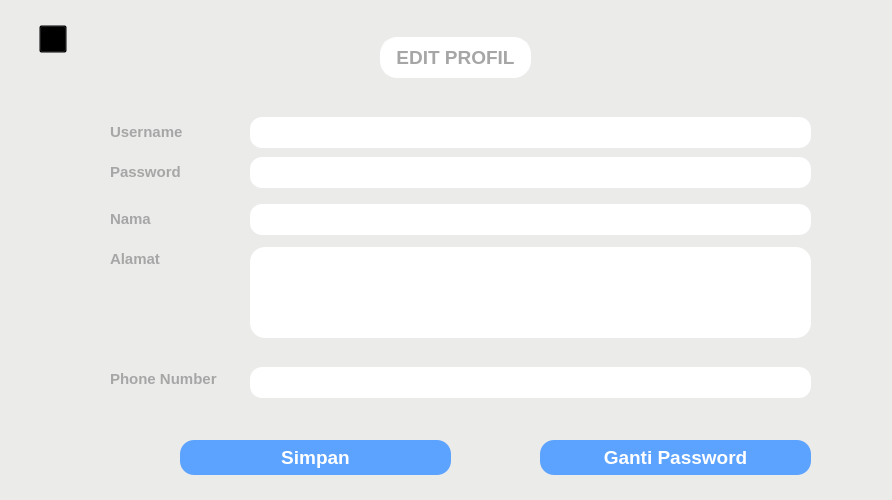
<?xml version="1.0" encoding="UTF-8"?>
<ui version="4.0">
 <class>Form</class>
 <widget class="QWidget" name="Form">
  <property name="geometry">
   <rect>
    <x>0</x>
    <y>0</y>
    <width>892</width>
    <height>500</height>
   </rect>
  </property>
  <property name="windowTitle">
   <string>EDIT PROFIL</string>
  </property>
  <property name="windowIcon">
   <iconset resource="../Resources_rc/resources.qrc">
    <normaloff>:/LogoAndWindowsIcon/Aset/LogoIconSolusiku-final.png</normaloff>:/LogoAndWindowsIcon/Aset/LogoIconSolusiku-final.png</iconset>
  </property>
  <property name="styleSheet">
   <string notr="true">background-color: #ebebea;</string>
  </property>
  <widget class="QLineEdit" name="txtName">
   <property name="geometry">
    <rect>
     <x>250</x>
     <y>204</y>
     <width>561</width>
     <height>31</height>
    </rect>
   </property>
   <property name="font">
    <font>
     <family>Nirmala UI</family>
     <pointsize>10</pointsize>
    </font>
   </property>
   <property name="styleSheet">
    <string notr="true">color: #666666;
border-radius : 12px;
background-color: white;</string>
   </property>
   <property name="alignment">
    <set>Qt::AlignLeading|Qt::AlignLeft|Qt::AlignVCenter</set>
   </property>
  </widget>
  <widget class="QLabel" name="lb">
   <property name="geometry">
    <rect>
     <x>380</x>
     <y>37</y>
     <width>151</width>
     <height>41</height>
    </rect>
   </property>
   <property name="font">
    <font>
     <family>Nirmala UI</family>
     <pointsize>14</pointsize>
     <weight>75</weight>
     <bold>true</bold>
    </font>
   </property>
   <property name="styleSheet">
    <string notr="true">border: 1px solid #ffffff;
border-radius: 17px;
background-color: #ffffff;
color: #a6a6a6;</string>
   </property>
   <property name="text">
    <string>EDIT PROFIL</string>
   </property>
   <property name="alignment">
    <set>Qt::AlignCenter</set>
   </property>
  </widget>
  <widget class="QLineEdit" name="txtNumPhone">
   <property name="geometry">
    <rect>
     <x>250</x>
     <y>367</y>
     <width>561</width>
     <height>31</height>
    </rect>
   </property>
   <property name="font">
    <font>
     <family>Nirmala UI</family>
     <pointsize>10</pointsize>
    </font>
   </property>
   <property name="styleSheet">
    <string notr="true">color: #666666;
border-radius : 12px;
background-color: white;</string>
   </property>
   <property name="alignment">
    <set>Qt::AlignLeading|Qt::AlignLeft|Qt::AlignVCenter</set>
   </property>
  </widget>
  <widget class="QLineEdit" name="txtUsn">
   <property name="geometry">
    <rect>
     <x>250</x>
     <y>117</y>
     <width>561</width>
     <height>31</height>
    </rect>
   </property>
   <property name="font">
    <font>
     <family>Nirmala UI</family>
     <pointsize>10</pointsize>
    </font>
   </property>
   <property name="styleSheet">
    <string notr="true">border-radius : 12px;
background-color: white;
color: #666666;</string>
   </property>
   <property name="alignment">
    <set>Qt::AlignLeading|Qt::AlignLeft|Qt::AlignVCenter</set>
   </property>
   <property name="placeholderText">
    <string/>
   </property>
  </widget>
  <widget class="QLabel" name="label_4">
   <property name="geometry">
    <rect>
     <x>110</x>
     <y>237</y>
     <width>101</width>
     <height>31</height>
    </rect>
   </property>
   <property name="font">
    <font>
     <family>Nirmala UI</family>
     <pointsize>11</pointsize>
     <weight>75</weight>
     <bold>true</bold>
    </font>
   </property>
   <property name="styleSheet">
    <string notr="true">color: #a6a6a6;
background-color: transparent;</string>
   </property>
   <property name="text">
    <string>Alamat</string>
   </property>
   <property name="alignment">
    <set>Qt::AlignBottom|Qt::AlignLeading|Qt::AlignLeft</set>
   </property>
  </widget>
  <widget class="QLabel" name="label_5">
   <property name="geometry">
    <rect>
     <x>110</x>
     <y>357</y>
     <width>111</width>
     <height>31</height>
    </rect>
   </property>
   <property name="font">
    <font>
     <family>Nirmala UI</family>
     <pointsize>11</pointsize>
     <weight>75</weight>
     <bold>true</bold>
    </font>
   </property>
   <property name="styleSheet">
    <string notr="true">color: #a6a6a6;
background-color: transparent;</string>
   </property>
   <property name="text">
    <string>Phone Number</string>
   </property>
   <property name="alignment">
    <set>Qt::AlignBottom|Qt::AlignLeading|Qt::AlignLeft</set>
   </property>
  </widget>
  <widget class="QLabel" name="label">
   <property name="geometry">
    <rect>
     <x>110</x>
     <y>110</y>
     <width>81</width>
     <height>31</height>
    </rect>
   </property>
   <property name="font">
    <font>
     <family>Nirmala UI</family>
     <pointsize>11</pointsize>
     <weight>75</weight>
     <bold>true</bold>
    </font>
   </property>
   <property name="styleSheet">
    <string notr="true">color: #a6a6a6;</string>
   </property>
   <property name="text">
    <string>Username</string>
   </property>
   <property name="alignment">
    <set>Qt::AlignBottom|Qt::AlignLeading|Qt::AlignLeft</set>
   </property>
  </widget>
  <widget class="QTextEdit" name="txtAdress">
   <property name="geometry">
    <rect>
     <x>250</x>
     <y>247</y>
     <width>561</width>
     <height>91</height>
    </rect>
   </property>
   <property name="styleSheet">
    <string notr="true">color: #666666;
border-radius : 15px;
background-color: white;</string>
   </property>
  </widget>
  <widget class="QLabel" name="label_3">
   <property name="geometry">
    <rect>
     <x>110</x>
     <y>197</y>
     <width>101</width>
     <height>31</height>
    </rect>
   </property>
   <property name="font">
    <font>
     <family>Nirmala UI</family>
     <pointsize>11</pointsize>
     <weight>75</weight>
     <bold>true</bold>
    </font>
   </property>
   <property name="styleSheet">
    <string notr="true">color: #a6a6a6;</string>
   </property>
   <property name="text">
    <string>Nama</string>
   </property>
   <property name="alignment">
    <set>Qt::AlignBottom|Qt::AlignLeading|Qt::AlignLeft</set>
   </property>
  </widget>
  <widget class="QLineEdit" name="txtPass">
   <property name="geometry">
    <rect>
     <x>250</x>
     <y>157</y>
     <width>561</width>
     <height>31</height>
    </rect>
   </property>
   <property name="font">
    <font>
     <family>Nirmala UI</family>
     <pointsize>10</pointsize>
    </font>
   </property>
   <property name="styleSheet">
    <string notr="true">color: #666666;
border-radius : 12px;
background-color: white;</string>
   </property>
   <property name="alignment">
    <set>Qt::AlignLeading|Qt::AlignLeft|Qt::AlignVCenter</set>
   </property>
   <property name="placeholderText">
    <string/>
   </property>
  </widget>
  <widget class="QLabel" name="label_2">
   <property name="geometry">
    <rect>
     <x>110</x>
     <y>150</y>
     <width>81</width>
     <height>31</height>
    </rect>
   </property>
   <property name="font">
    <font>
     <family>Nirmala UI</family>
     <pointsize>11</pointsize>
     <weight>75</weight>
     <bold>true</bold>
    </font>
   </property>
   <property name="styleSheet">
    <string notr="true">color: #a6a6a6;</string>
   </property>
   <property name="text">
    <string>Password</string>
   </property>
   <property name="alignment">
    <set>Qt::AlignBottom|Qt::AlignLeading|Qt::AlignLeft</set>
   </property>
  </widget>
  <widget class="QPushButton" name="btnSimpan">
   <property name="geometry">
    <rect>
     <x>180</x>
     <y>440</y>
     <width>271</width>
     <height>35</height>
    </rect>
   </property>
   <property name="font">
    <font>
     <family>Nirmala UI</family>
     <pointsize>14</pointsize>
     <weight>75</weight>
     <bold>true</bold>
    </font>
   </property>
   <property name="styleSheet">
    <string notr="true">border-radius: 14px;
background-color: #5ca2ff;
color: #ffffff;</string>
   </property>
   <property name="text">
    <string>Simpan</string>
   </property>
  </widget>
  <widget class="QPushButton" name="btnChangePass">
   <property name="geometry">
    <rect>
     <x>540</x>
     <y>440</y>
     <width>271</width>
     <height>35</height>
    </rect>
   </property>
   <property name="font">
    <font>
     <family>Nirmala UI</family>
     <pointsize>14</pointsize>
     <weight>75</weight>
     <bold>true</bold>
    </font>
   </property>
   <property name="styleSheet">
    <string notr="true">border-radius: 14px;
background-color: #5ca2ff;
color: #ffffff;</string>
   </property>
   <property name="text">
    <string>Ganti Password</string>
   </property>
  </widget>
  <widget class="QPushButton" name="btn_back">
   <property name="geometry">
    <rect>
     <x>39</x>
     <y>25</y>
     <width>28</width>
     <height>28</height>
    </rect>
   </property>
   <property name="styleSheet">
    <string notr="true">background-color:transparent;</string>
   </property>
   <property name="text">
    <string/>
   </property>
   <property name="icon">
    <iconset resource="../Resources_rc/resources.qrc">
     <normaloff>:/Images/Aset/btn_back_noBG.png</normaloff>:/Images/Aset/btn_back_noBG.png</iconset>
   </property>
   <property name="iconSize">
    <size>
     <width>28</width>
     <height>28</height>
    </size>
   </property>
  </widget>
  <widget class="QLabel" name="shadow_blue">
   <property name="geometry">
    <rect>
     <x>0</x>
     <y>75</y>
     <width>892</width>
     <height>425</height>
    </rect>
   </property>
   <property name="styleSheet">
    <string notr="true">background-color: transparent;</string>
   </property>
   <property name="text">
    <string/>
   </property>
   <property name="pixmap">
    <pixmap resource="../Resources_rc/resources.qrc">:/Images/Aset/Shadow_blue.jpg</pixmap>
   </property>
   <property name="scaledContents">
    <bool>true</bool>
   </property>
  </widget>
  <zorder>shadow_blue</zorder>
  <zorder>txtName</zorder>
  <zorder>lb</zorder>
  <zorder>txtNumPhone</zorder>
  <zorder>txtUsn</zorder>
  <zorder>label_4</zorder>
  <zorder>label_5</zorder>
  <zorder>label</zorder>
  <zorder>txtAdress</zorder>
  <zorder>label_3</zorder>
  <zorder>txtPass</zorder>
  <zorder>label_2</zorder>
  <zorder>btnSimpan</zorder>
  <zorder>btnChangePass</zorder>
  <zorder>btn_back</zorder>
 </widget>
 <resources>
  <include location="../Resources_rc/resources.qrc"/>
  <include location="../Resources_rc/resources.qrc"/>
 </resources>
 <connections/>
</ui>
